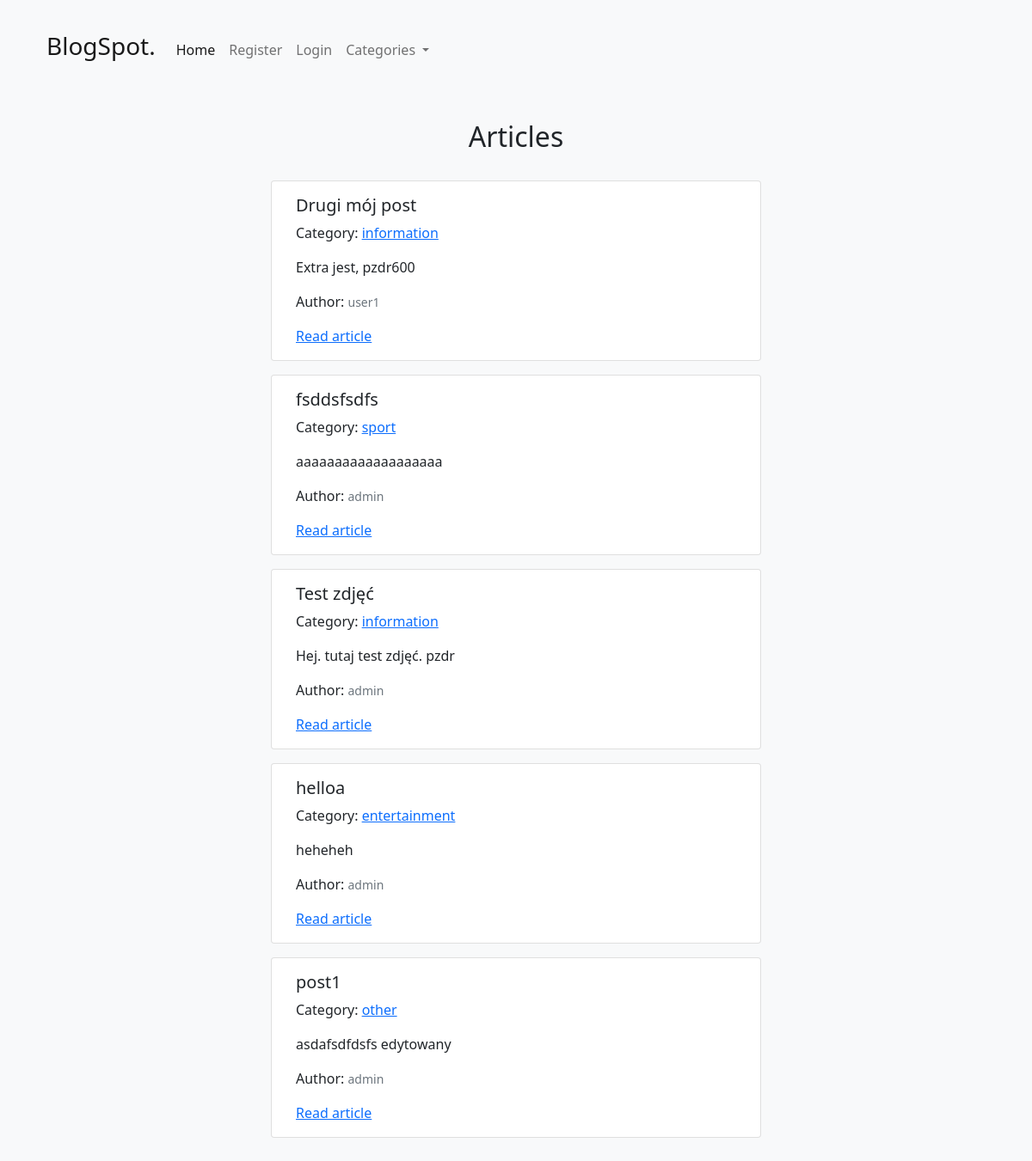
The page / on the database its author committed.
### theblog/models.py (models this page shows, shortened)
class Post(models.Model):
    title = models.CharField(max_length=255)  # Tytuł posta
    header_image = models.ImageField(null=True, blank=True, upload_to="images/")  # Obraz nagłówkowy
    author = models.ForeignKey(User, on_delete=models.CASCADE)  # Powiązanie z autorem (użytkownikiem)
    body = RichTextField(blank=True, null=True)  # Treść posta
    post_date = models.DateTimeField(auto_now_add=True)  # Data utworzenia posta
    category = models.CharField(max_length=255, default='other')  # Kategoria posta
    isPrivate = models.BooleanField(default=False)  # Flaga prywatności posta

### theblog/views.py (the view)
# urls.py: path('', HomeView.as_view(), name="home"),
class HomeView(ListView):
    model = Post
    template_name = 'home.html'
    cats = Category.objects.all()
    ordering = ['-post_date']
    def get_context_data(self, *args, **kwargs):
        cat_menu = Category.objects.all()
        context = super(HomeView, self).get_context_data(*args, **kwargs)
        context["cat_menu"] = cat_menu
        return context

### theblog/models.py (called while the page is built)
    def __str__(self):
        return self.name  # Reprezentacja tekstowa obiektu

### theblog/templates/home.html (shortened to what this page needs)
{% extends 'base.html' %}
{% block content %}
{% include 'navbar.html' %}
<div class="mt-5">
    <h2 class="text-center">Articles</h2>
</div>
<div class="row row-cols-2 mt-4 mb-4 justify-content-center" id="posts">
   {% for post in object_list %}
    {% if not post.isPrivate or user == post.author %}
      <div class="card m-2">
        <div class="card-body">
          <h5 class="card-title">{{ post.title }}
          </h5>
          <p>Category: <a href="{% url 'category' post.category|slugify %}">{{ post.category }}</a></p>
          <p class="card-text">{{ post.body|slice:":100"|safe }}</p>
          <p class="card-text">Author: <small class="text-muted">{{ post.author }}</small></p>
          <a href="{% url 'article-detail' post.pk %}">Read article</a>
        </div>
      </div>
    {% endif %}
  {% endfor %}
    </div>
  {% endblock%}

### theblog/templates/base.html (shortened to what this page needs)
<!doctype html>
<html lang="en">
  <head>
    <link href="https://cdn.jsdelivr.net/npm/bootstrap@5.0.2/dist/css/bootstrap.min.css" rel="stylesheet">
  </head>
  <body class="bg-light">
    <div class="container ">
        {% block content %}
        {% endblock %}
      </div>
  </body>
</html>

### theblog/templates/navbar.html (shortened to what this page needs)
<nav class="navbar navbar-expand-lg navbar-light mb-5">
  <div class="container-fluid pt-4">
    <a class="navbar-brand" href="/"><h3>BlogSpot.</h3></a>
    <div class="collapse navbar-collapse" id="navbarNavAltMarkup">
      <div class="navbar-nav">
        <a class="nav-link active" aria-current="page" href="/">Home</a>
        {% if user.is_authenticated %}
           <a class="nav-link" href="/add_post/">Add Post</a>
          <form id="logout-form" method="post" action="{% url 'logout' %}" style="display: none;">
            {% csrf_token %}
          </form>
         <a class="nav-link" href="{% url 'edit_profile' %}">Edit Profile</a>
          <a class="nav-link" href="#" onclick="document.getElementById('logout-form').submit();">Logout</a>
        {% else %}
          <a class="nav-link" href="{% url 'register' %}">Register</a>
          <a class="nav-link" href="{% url 'login' %}">Login</a>
        {% endif %}
        {% if cat_menu %}
         <li class="nav-item dropdown">
          <a class="nav-link dropdown-toggle" href="#" role="button" data-bs-toggle="dropdown" aria-expanded="false">
            Categories
          </a>
        </li>
        {% endif %}
      </div>
    </div>
  </div>
</nav>

### rows shown on the page
Post: title "Drugi mój post", category "information", body "Extra jest, pzdr600", author "user1"
Post: title "fsddsfsdfs", category "sport", body "aaaaaaaaaaaaaaaaaaa", author "admin"
Post: title "Test zdjęć", category "information", body "Hej. tutaj test zdjęć. pzdr", author "admin"
Post: title "helloa", category "entertainment", body "heheheh", author "admin"
Post: title "post1", category "other", body "asdafsdfdsfs edytowany", author "admin"
